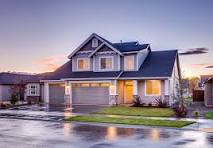
#> input picture house.jfif, 213 x 148 px
$ jupyter execute Q4.ipynb
#> lines starting #> are read from the running program, lines starting #| are printed output that depends on the picture
[cell 1]
#1

[cell 2]
#import libraries

import cv2
import numpy as np
import matplotlib.pyplot as plt

# Path to the input image
path = "house.jfif"

# Read the input color image
image = cv2.imread(path)
#> image is the input picture: shape (148, 213, 3); mean B, G, R 154.9, 138, 146.8


# Display the images
plt.figure(figsize=(16, 6))

# Original Image
plt.subplot(1, 6, 1)
plt.imshow(cv2.cvtColor(image, cv2.COLOR_BGR2RGB))
plt.title('Original Image')


plt.tight_layout()
plt.show()

[cell 3]
#2

[cell 4]
import cv2
import numpy as np
import matplotlib.pyplot as plt

# Enter the path to the image file
image_path = 'house.jfif'

# Read the image using OpenCV
image = cv2.imread(image_path)

# Convert the image from BGR to RGB color space
image_rgb = cv2.cvtColor(image, cv2.COLOR_BGR2RGB)

# Extract the color channels
red_channel = image_rgb[:, :, 0]
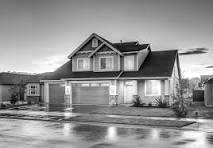
#> red_channel: shape (148, 213); min 0, max 255, mean 146.8
green_channel = image_rgb[:, :, 1]
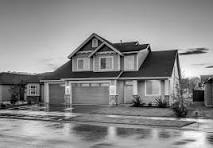
#> green_channel: shape (148, 213); min 0, max 254, mean 138
blue_channel = image_rgb[:, :, 2]
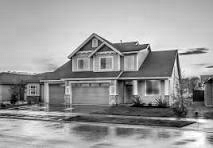
#> blue_channel: shape (148, 213); min 0, max 255, mean 154.9

# Display the color channels
fig, axes = plt.subplots(1, 4, figsize=(12, 4))

axes[0].imshow(image_rgb)
axes[0].set_title('Original Picture')
axes[0].axis('off')

axes[1].imshow(red_channel, cmap='gray')
axes[1].set_title('Red Channel')
axes[1].axis('off')

axes[2].imshow(green_channel, cmap='gray')
axes[2].set_title('Green Channel')
axes[2].axis('off')

axes[3].imshow(blue_channel, cmap='gray')
axes[3].set_title('Blue Channel')
axes[3].axis('off')

plt.tight_layout()
plt.show()
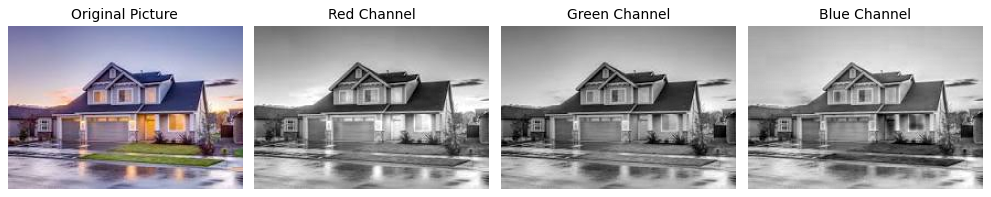
#> figure drawn by matplotlib, 4 panels

[cell 5]
#3

[cell 6]
import cv2
import numpy as np
import matplotlib.pyplot as plt

# Read the image
path = "house.jfif"
image = cv2.imread(path, 0)  # Read the image as grayscale
#> image: shape (148, 213); min 0, max 255, mean 142.5

# Display the original and equalized images
plt.figure(figsize=(10, 5))
plt.subplot(1, 2, 1)
plt.imshow(image, cmap='gray')
plt.title('Original Image')

plt.show()
